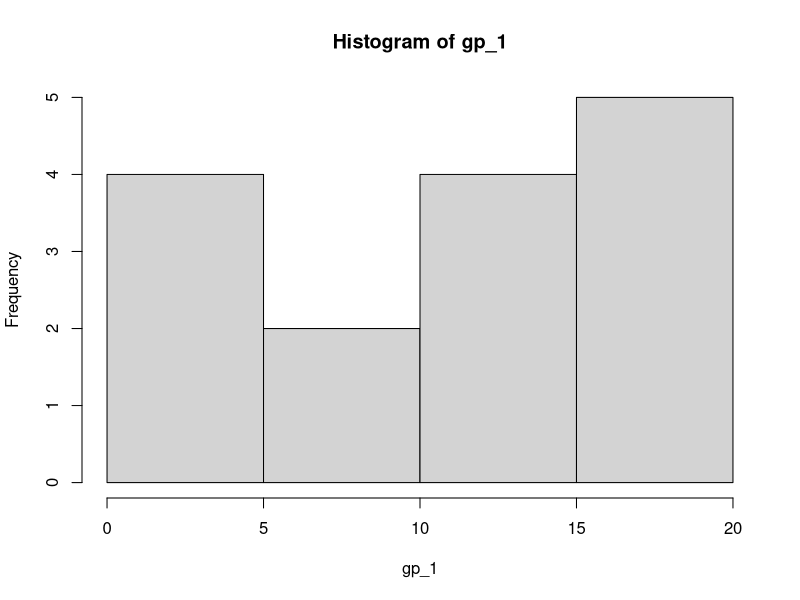
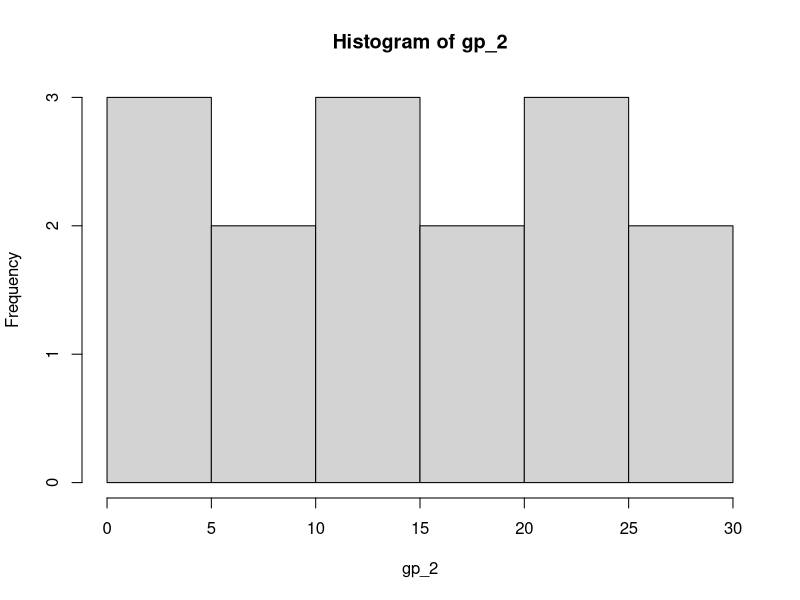
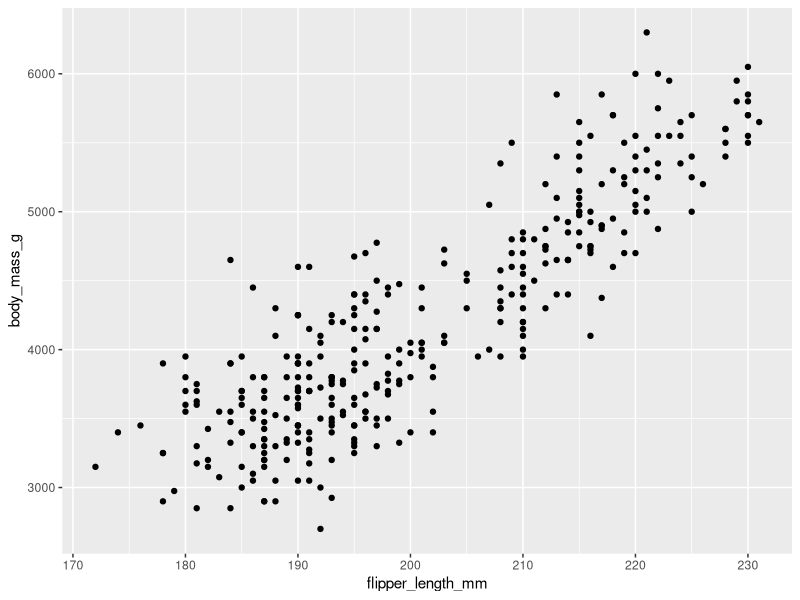
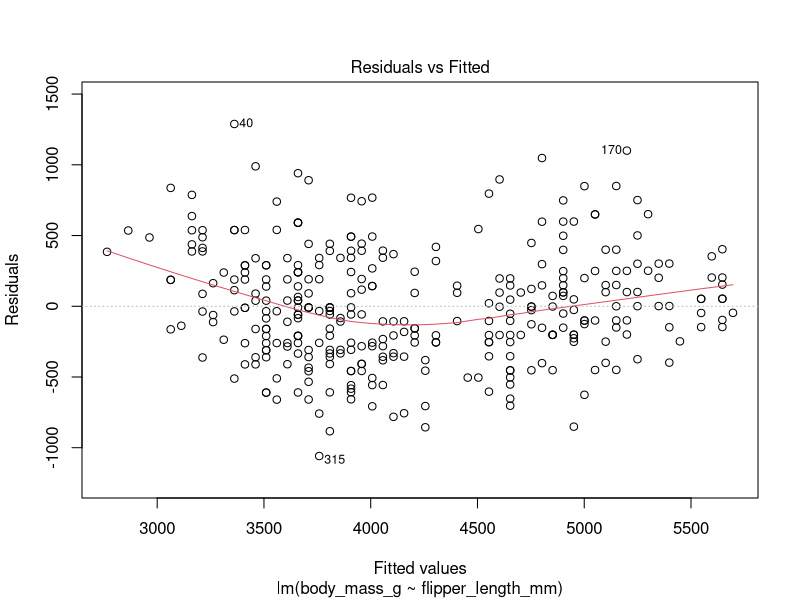
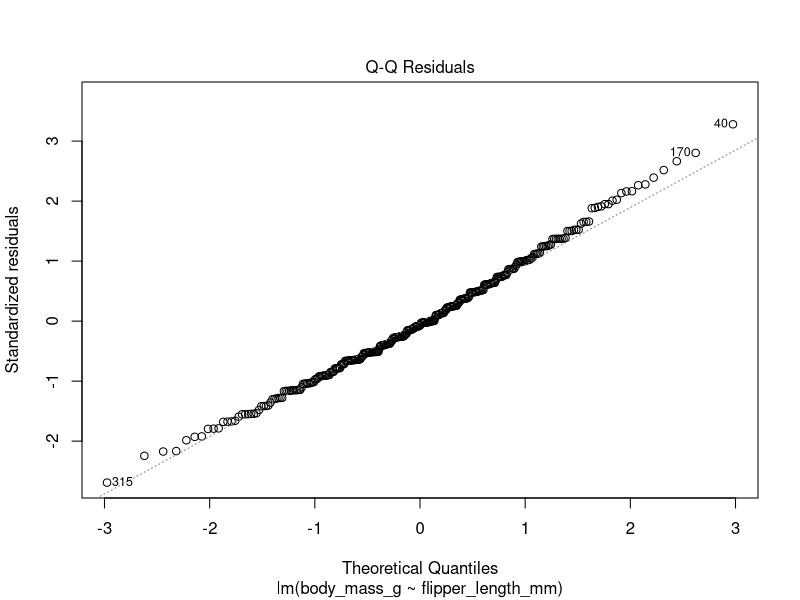
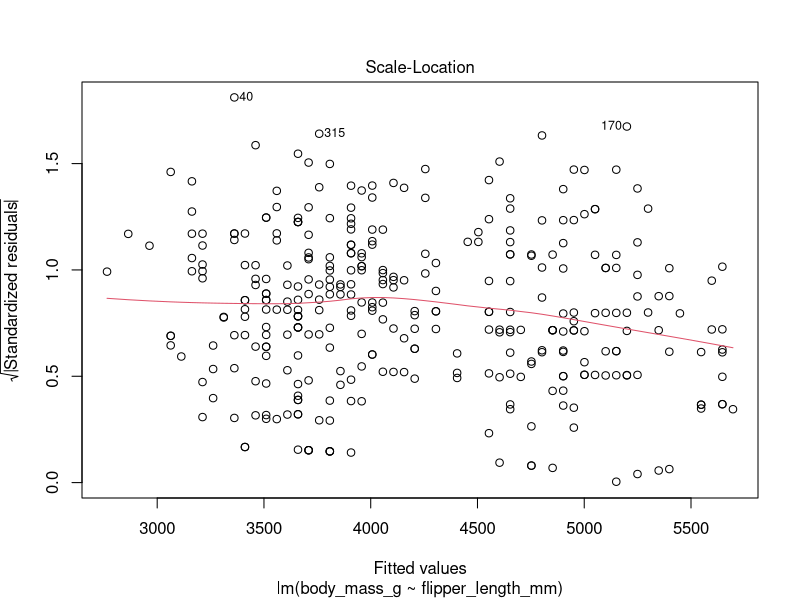
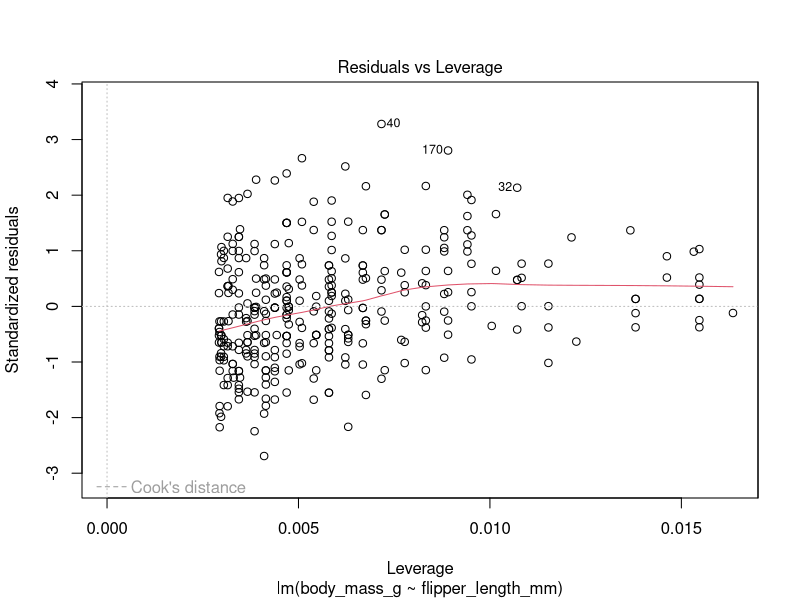
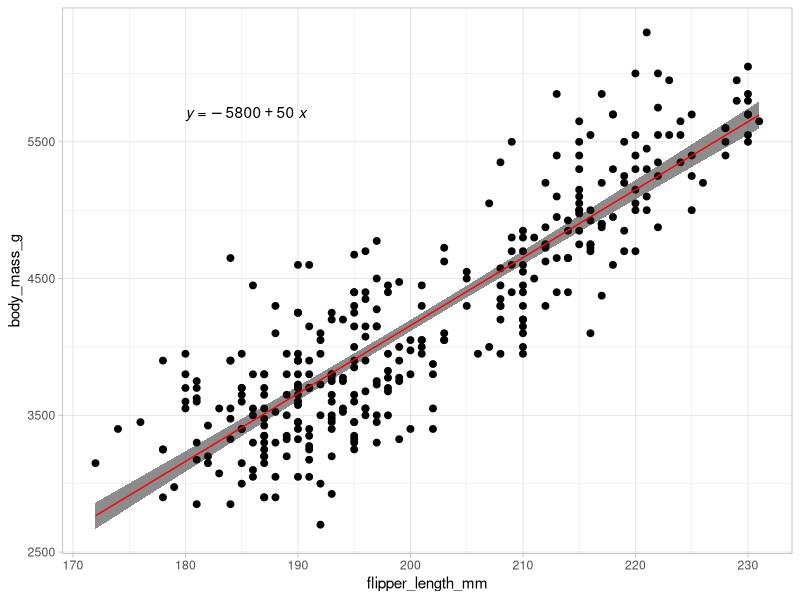

The R source for these figures, in order:
## ---- chunk 1
knitr::opts_chunk$set(echo = TRUE)
library(tidyverse)
library(palmerpenguins)
library(ggpubr)
library(broom)
## ---- chunk 2
set.seed(1414)
gp_1 <- sample.int(20, size=15, replace = TRUE)

set.seed(1424)
gp_2 <- sample.int(30, size=15, replace = TRUE)
## ---- chunk 3
hist(gp_1)
## ---- chunk 4
hist(gp_2)
## ---- chunk 5
my_mwu <- wilcox.test(gp_1,gp_2)
## ---- chunk 6
ggplot(data = penguins, aes (
  x=flipper_length_mm,
  y=body_mass_g))+
  geom_point()
## ---- chunk 7
#linear model stored as penguin_lm
penguin_lm <- lm(body_mass_g~flipper_length_mm, data =penguins)

#return overview
summary(penguin_lm)
## ---- chunk 8
penguin_lm_tidy <- broom::tidy(penguin_lm)
## ---- chunk 9
penguin_int <- penguin_lm_tidy$estimate[1]
penguin_int
## ---- chunk 10
penguin_coef <- penguin_lm_tidy$estimate[2]
penguin_coef
## ---- chunk 11
penguin_lm_out <- broom::glance(penguin_lm)
penguin_lm_out
## ---- chunk 12
plot(penguin_lm)
## ---- chunk 13
ggplot(data = penguins, 
       aes(x = flipper_length_mm,
           y = body_mass_g))+
  geom_point(size = 2)+
  geom_smooth(method = "lm",
              color="red",
              size = 0.5,
              fill = "gray10",
              alpha = 0.5)+
  theme_light()+
  ggpubr::stat_regline_equation(label.x=180,label.y=5700)
## ---- chunk 14
penguins_cor <- cor.test(penguins$flipper_length_mm, penguins$body_mass_g)

penguins_cor
